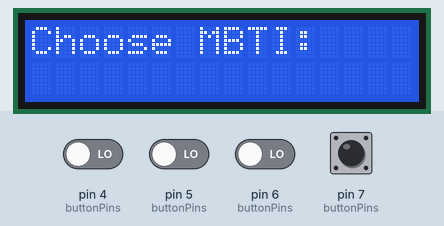
This sketch was run on a simulated Arduino Uno, built with avr-gcc and run on an emulated ATmega328P. Parts: 16×2 character LCD. The inputs (shaded band) are chosen by the test bench; at power-on: pin 4 (buttonPins), pin 5 (buttonPins), pin 6 (buttonPins), pin 7 (buttonPins) LOW. What the sketch prints to the serial monitor is not drawn.

Above: at 1.2 s.
1.3 s: pin 7 (buttonPins) pulled HIGH for 0.15 s
At 2.0 s:
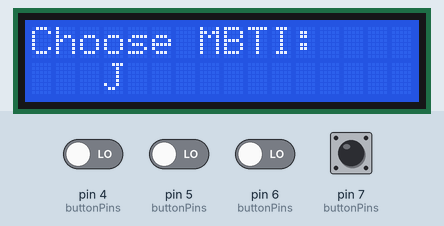
At 5.1 s:
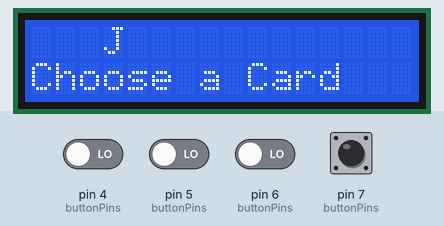
Timing chart, 0 to 6.6 s (numbered marks = the images above; inputs shaded):
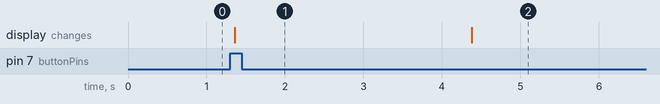

Measured:
- after the input at 1.3 s, the display: changes after 0.06 s (image 1)

The sketch:

Button-LCD-NFC3.ino
```cpp
//可以和本地py控制的GPT实现通讯，4个按钮控制输入MBTI，NFC模块只检测一次
//配套本地文件为Response.py
#include <Wire.h>
#include <LiquidCrystal_I2C.h>
#include <SPI.h>
#include <Adafruit_PN532.h>

// 初始化 LCD，I2C 地址为 0x27
LiquidCrystal_I2C lcd(0x27, 16, 2);

// 初始化 PN532 NFC 读取器
#define PN532_SS 10 // PN532 的片选引脚
Adafruit_PN532 nfc(PN532_SS);

// 定义按钮引脚
#define BUTTON_IE 4  // 按钮 IE 对应引脚 4
#define BUTTON_NS 5  // 按钮 NS 对应引脚 5
#define BUTTON_FT 6  // 按钮 FT 对应引脚 6
#define BUTTON_JP 7  // 按钮 JP 对应引脚 7

// 按钮组状态变量
int lastButtonState[4];  // 上一次的按钮状态
int buttonState[4];      // 当前的按钮状态
char mbti[5] = "    ";   // 存储当前的 MBTI 字母，初始为空格

// 按钮对应的选项切换
const char buttonLetters[4][2] = {{'I', 'E'}, {'N', 'S'}, {'F', 'T'}, {'J', 'P'}};

// 按钮引脚数组
const int buttonPins[4] = {BUTTON_IE, BUTTON_NS, BUTTON_FT, BUTTON_JP};

bool mbtiComplete = false;  // 标记 MBTI 是否输入完成
bool isCardDetected = false; // 标记是否已经检测到卡片
bool hasDetectedCard = false; // 标记是否已经成功检测到卡片（只检测一次）

String lastDetectedUID = "";  // 用于记录最后检测到的 UID

void setup() {
  // 初始化 LCD
  lcd.init();
  lcd.backlight();
  lcd.setCursor(0, 0);
  lcd.print("Choose MBTI:");

  // 初始化按钮引脚
  for (int i = 0; i < 4; i++) {
    pinMode(buttonPins[i], INPUT);
    lastButtonState[i] = LOW;
  }

  // 初始化 NFC 读取器
  Serial.begin(115200);  // 设置串口波特率
  Serial.println("Initializing NFC...");

  nfc.begin();
  uint32_t versiondata = nfc.getFirmwareVersion();
  if (!versiondata) {
    Serial.println("Didn't find PN53x board");
    while (1);
  }

  nfc.SAMConfig();
  Serial.println("NFC Reader Ready!");
}

void loop() {
  handleButtonInputs();  // 按钮输入处理
  handleNFCDetection();  // NFC 卡片检测处理
}

// 处理按钮输入逻辑
void handleButtonInputs() {
  if (mbtiComplete) return;  // 如果 MBTI 输入已完成，不再处理按钮输入

  for (int i = 0; i < 4; i++) {
    buttonState[i] = digitalRead(buttonPins[i]);

    if (buttonState[i] == HIGH && lastButtonState[i] == LOW) {
      delay(50); // 消抖
      if (buttonState[i] == HIGH) {
        handleButtonPress(i);
      }
    }
    lastButtonState[i] = buttonState[i];
  }

  // 如果 MBTI 已经填满，标记完成并更新显示
  if (mbti[3] != ' ') {
    mbtiComplete = true;
    delay(3000); // 延时 3 秒
    lcd.clear();
    lcd.setCursor(0, 0);
    lcd.print(mbti);  // 将 MBTI 结果移动到第一行
    lcd.setCursor(0, 1);
    lcd.print("Choose a Card");

    // 将 MBTI 和卡片编号一起发送到串口
    String mbtiString = String(mbti);
    String cardData = "MBTI: " + mbtiString;
    String shortUID = lastDetectedUID.substring(0, 6); // 提取前 6 位
    Serial.println(cardData + " " + shortUID);
  }
}

// NFC 检测处理逻辑
void handleNFCDetection() {
  if (hasDetectedCard) return; // 如果已经检测到卡片，不再进行任何操作

  if (nfc.inListPassiveTarget()) {
    uint8_t uid[7] = {0}; // 最大支持 7 字节 UID
    uint8_t uidLength;

    if (nfc.readPassiveTargetID(PN532_MIFARE_ISO14443A, uid, &uidLength)) {
      String detectedUID = "";
      for (uint8_t i = 0; i < uidLength; i++) {
        if (uid[i] <= 0xF) {
          detectedUID += "0"; // 添加前导零
        }
        detectedUID += String(uid[i], HEX);
      }
      detectedUID.toUpperCase();

      // 如果是新卡片
      if (!hasDetectedCard) {
        hasDetectedCard = true;  // 设置为已检测状态
        String shortUID = detectedUID.substring(0, 6); // 提取前 6 位
        String mbtiString = String(mbti);

        // 打印 MBTI 和卡片短编号到串口
        Serial.println("MBTI: " + mbtiString + " Card: " + shortUID);

        // 在 LCD 上更新显示
        lcd.clear();
        lcd.setCursor(0, 0);
        lcd.print("MBTI: " + mbtiString);
        lcd.setCursor(0, 1);
        lcd.print("Card: " + shortUID);
      }
    }
  }
}

// 处理按钮按下
void handleButtonPress(int buttonIndex) {
  int position = buttonIndex;  // 当前按钮对应的屏幕位置（0-3）

  // 切换当前按钮对应的字母
  char currentLetter = mbti[position];
  char newLetter = (currentLetter == buttonLetters[buttonIndex][0]) ?
                    buttonLetters[buttonIndex][1] :
                    buttonLetters[buttonIndex][0];

  // 更新 MBTI 和 LCD 显示
  mbti[position] = newLetter;
  updateLCD();
}

// 更新 LCD 显示
void updateLCD() {
  for (int i = 0; i < 4; i++) {
    lcd.setCursor(i, 1);    // 第二行对应的列 (i,1)
    lcd.print(mbti[i]);     // 显示当前 MBTI 字母
  }
}
```
